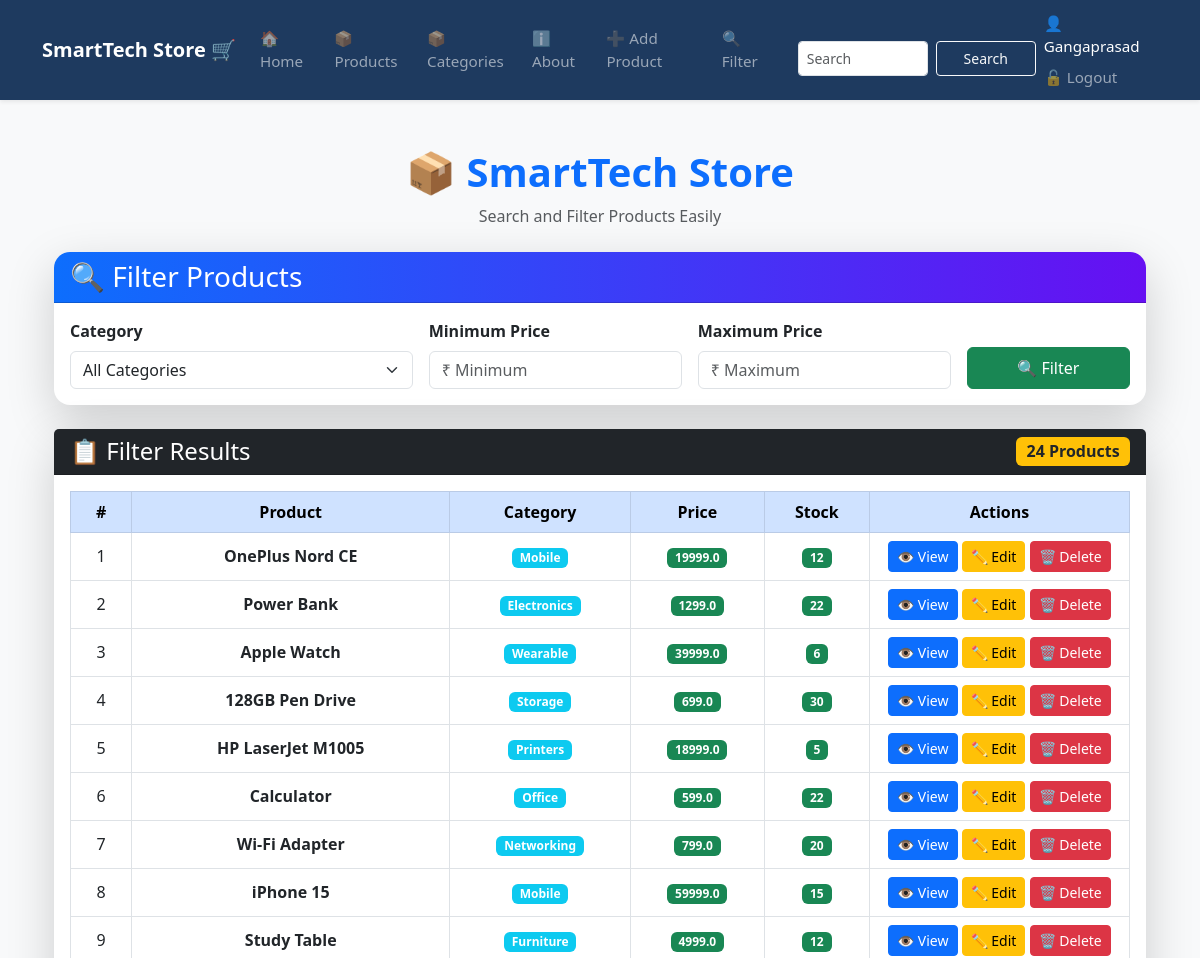
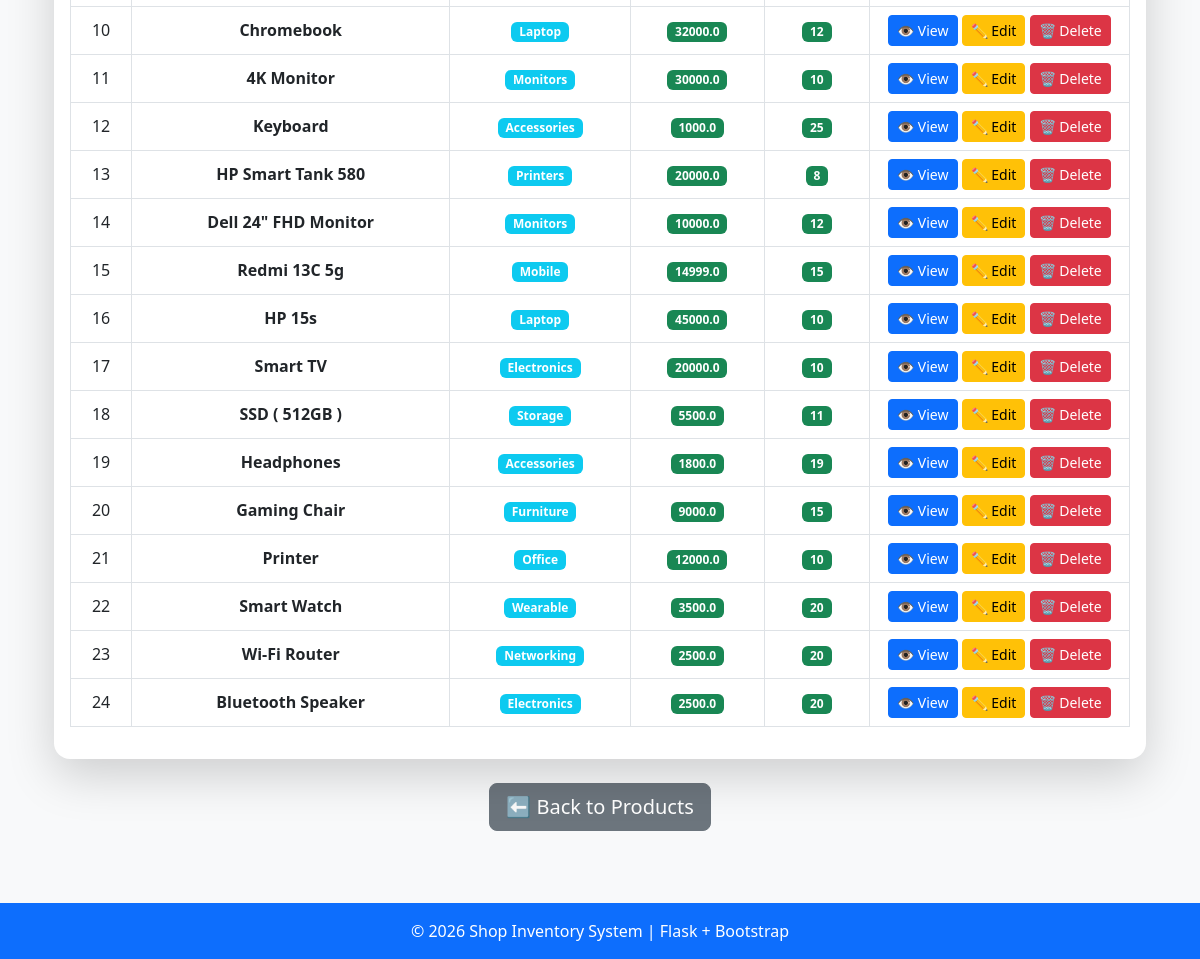
Screenshot of /filter (signed in) with the database file from the repository (2 pictures, top to bottom).
### tables this page shows
CREATE TABLE products (
                    id INTEGER PRIMARY KEY AUTOINCREMENT,
                    name TEXT NOT NULL,
                    category TEXT NOT NULL,
                    price REAL NOT NULL,
                    stock INTEGER NOT NULL
                 , photo TEXT DEFAULT 'default.jpg');

### app.py (the view)
@app.route("/filter")
def filter_products():
    conn = get_db()
    category = request.args.get("category", "")
    min_price = request.args.get("min_price", "")
    max_price = request.args.get("max_price", "")
    query = "SELECT * FROM products WHERE 1=1"
    params = []
    if category:
        query += " AND category = ?"
        params.append(category)
    if min_price:
        query += " AND price >= ?"
        params.append(min_price)
    if max_price:
        query += " AND price <= ?"
        params.append(max_price)
    query += " ORDER BY id DESC"
    products = conn.execute(query, params).fetchall()
    categories = conn.execute(
        "SELECT DISTINCT category FROM products"
    ).fetchall()
    conn.close()
    return render_template(
        "filter.html",
        products=products,
        categories=categories,
        selected_category=category,
        min_price=min_price,
        max_price=max_price
    )

### database.py (called while the page is built)
def get_db():
    conn = sqlite3.connect(DB_PATH)
    conn.row_factory = sqlite3.Row # To access columns by name
    return conn

### templates/filter.html (shortened to what this page needs)
{% extends "base.html" %}
{% block content %}
<div class="container py-4">
    <div class="text-center mb-4">
        <h1 class="fw-bold text-primary">
            📦 SmartTech Store
        </h1>
        <p class="text-muted">
            Search and Filter Products Easily
        </p>
    </div>
    <div class="card shadow-lg border-0 rounded-4 mb-4">
        <div class="card-header text-white rounded-top-4"
             style="background:linear-gradient(90deg,#0d6efd,#6610f2);">
            <h3 class="mb-0">
                🔍 Filter Products
            </h3>
        </div>
        <div class="card-body">
            <form method="GET"
                  action="{{ url_for('filter_products') }}">
                <div class="row g-3">
                    <div class="col-md-4">
                        <label class="fw-bold mb-2">
                            Category
                        </label>
                        <select class="form-select"
                                name="category">
                            <option value="">
                                All Categories
                            </option>
                        </select>
                    </div>
                    <div class="col-md-3">
                        <label class="fw-bold mb-2">
                            Minimum Price
                        </label>
                        <input
                            type="number"
                            class="form-control"
                            name="min_price"
                            placeholder="₹ Minimum"
                            value="{{ min_price }}">
                    </div>
                    <div class="col-md-3">
                        <label class="fw-bold mb-2">
                            Maximum Price
                        </label>
                        <input
                            type="number"
                            class="form-control"
                            name="max_price"
                            placeholder="₹ Maximum"
                            value="{{ max_price }}">
                    </div>
                    <div class="col-md-2 d-grid">
                        <label>&nbsp;</label>
                        <button class="btn btn-success">
                            🔍 Filter
                        </button>
                    </div>
                </div>
            </form>
        </div>
    </div>
    <div class="card shadow-lg border-0 rounded-4">
        <div class="card-header bg-dark text-white d-flex justify-content-between">
            <h4 class="mb-0">
                📋 Filter Results
            </h4>
            <span class="badge bg-warning text-dark fs-6">
                {{ products|length }} Products
            </span>
        </div>
        <div class="card-body">
            {% if products %}
            <div class="table-responsive">
                <table class="table table-hover table-bordered align-middle text-center">
                    <thead class="table-primary">
                        <tr>
                            <th>#</th>
                            <th>Product</th>
                            <th>Category</th>
                            <th>Price</th>
                            <th>Stock</th>
                            <th width="260">
                                Actions
                            </th>
                        </tr>
                    </thead>
                    <tbody>
                        {% for product in products %}
                        <tr>
                            <td>{{ loop.index }}</td>
                            <td class="fw-bold">
                                {{ product.name }}
                            </td>
                            <td>
                                <span class="badge bg-info">
                                    {{ product.category }}
                                </span>
                            </td>
                            <td>
                                <span class="badge bg-success">
                                    {{ product.price }}
                                </span>
                            </td>
                            <td >
                                <span class="badge bg-success">
                                    {{ product.stock }}
                                </span>
                            </td>
                            <td>
                                <a href="{{ url_for('product_detail',id=product.id) }}"
                                   class="btn btn-primary btn-sm">
                                    👁 View
                                </a>
                                <a href="{{ url_for('edit_product',id=product.id) }}"
                                   class="btn btn-warning btn-sm">
                                    ✏ Edit
                                </a>
                                <a href="{{ url_for('delete_product',id=product.id) }}"
                                   class="btn btn-danger btn-sm"
                                   onclick="return confirm('Delete this product?')">
                                    🗑 Delete
                                </a>
                            </td>
                        </tr>
                        {% endfor %}
                    </tbody>
                </table>
            </div>
            {% endif %}
        </div>
    </div>
    <div class="text-center mt-4">
        <a href="{{ url_for('product') }}"
           class="btn btn-secondary btn-lg">
            ⬅ Back to Products
        </a>
    </div>
</div>
{% endblock %}

### templates/base.html (style rules this page uses)
:root { --brand: #1e3a5f; }

### rows the page displays
products: name "OnePlus Nord CE", category "Mobile", price "19999.0", stock "12"
products: name "Power Bank", category "Electronics", price "1299.0", stock "22"
products: name "Apple Watch", category "Wearable", price "39999.0", stock "6"
products: name "128GB Pen Drive", category "Storage", price "699.0", stock "30"
products: name "HP LaserJet M1005", category "Printers", price "18999.0", stock "5"
products: name "Calculator", category "Office", price "599.0", stock "22"
products: name "Wi-Fi Adapter", category "Networking", price "799.0", stock "20"
products: name "iPhone 15", category "Mobile", price "59999.0", stock "15"
products: name "Study Table", category "Furniture", price "4999.0", stock "12"
products: name "Chromebook", category "Laptop", price "32000.0", stock "12"
products: name "4K Monitor", category "Monitors", price "30000.0", stock "10"
products: name "Keyboard", category "Accessories", price "1000.0", stock "25"
products: name "HP Smart Tank 580", category "Printers", price "20000.0", stock "8"
products: name "Dell 24\" FHD Monitor", category "Monitors", price "10000.0", stock "12"
products: name "Redmi 13C 5g", category "Mobile", price "14999.0", stock "15"
products: name "HP 15s", category "Laptop", price "45000.0", stock "10"
products: name "Smart TV", category "Electronics", price "20000.0", stock "10"
products: name "SSD ( 512GB )", category "Storage", price "5500.0", stock "11"
products: name "Headphones", category "Accessories", price "1800.0", stock "19"
products: name "Gaming Chair", category "Furniture", price "9000.0", stock "15"
products: name "Printer", category "Office", price "12000.0", stock "10"
products: name "Smart Watch", category "Wearable", price "3500.0", stock "20"
products: name "Wi-Fi Router", category "Networking", price "2500.0", stock "20"
products: name "Bluetooth Speaker", category "Electronics", price "2500.0", stock "20"

### other values shown
{{ session.username }} "Gangaprasad"
{{ products|length }} "24"
